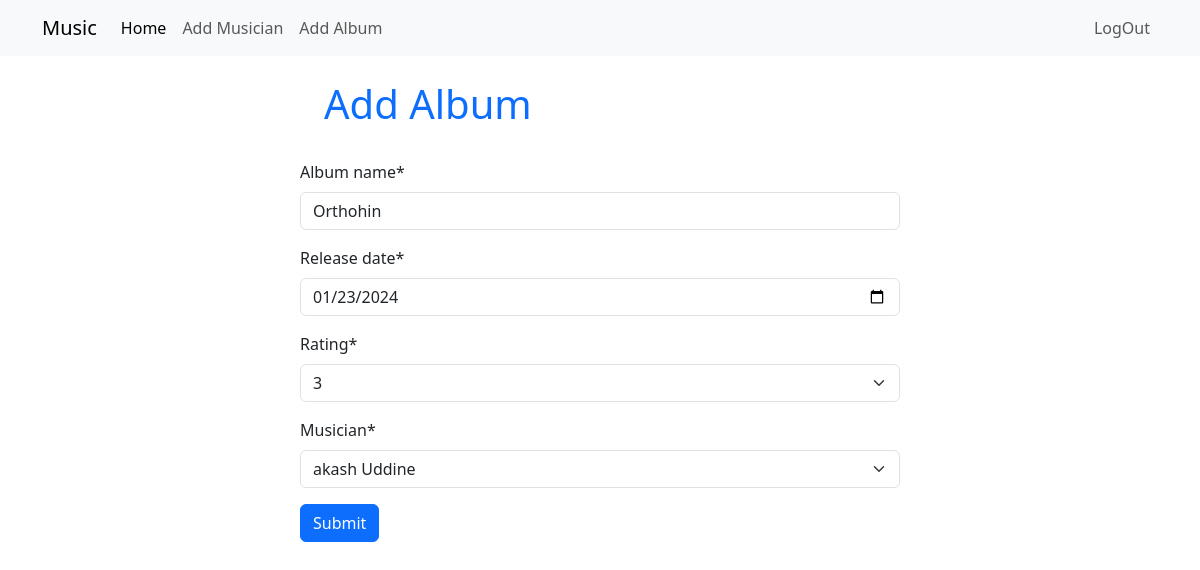
/edit_album/1 (signed in), run on the app's committed database.
### album/models.py (models this page shows, shortened)
class Album_Model(models.Model):
    CHOICE={
        '1':'1',
        '2':'2',
        '3':'3',
        '4':'4',
        '5':'5',
    }
    album_name = models.CharField(max_length=100)
    release_date = models.DateField()
    rating=models.CharField(max_length=5, choices=CHOICE)
    musician = models.ForeignKey(Musicians_Model, on_delete=models.CASCADE)

### album/views.py (the view)
# urls.py: path('edit_album/<int:id>', views.Edit_Album.as_view(),name='edit_album'),
@method_decorator(login_required,name='dispatch')
class Edit_Album(UpdateView):
    model= Album_Model
    form_class = Album
    template_name = 'album.html'
    pk_url_kwarg='id'
    success_url=reverse_lazy('home')

### album/forms.py
class Album(forms.ModelForm):
    class Meta:
        model = models.Album_Model
        fields='__all__'
        widgets = {
            'release_date': forms.DateInput(attrs={'type': 'date'}),
        }

### musician/models.py (called while the page is built)
    def __str__(self):
        return f'{self.first_name} {self.last_name}'

### album/templates/album.html (shortened to what this page needs)
{% extends 'base.html' %}
{% load crispy_forms_tags %}
{% block content %}
   <form method="post" style="width: 50%; margin: auto;">
      <h1 class="text-primary p-4">Add Album</h1>
      {{form | crispy}}
      <button type="submit" class="btn btn-primary">Submit</button>
   </form>
{% endblock %}

### data on the page
Album_Model: album_name "Orthohin", release_date "01/23/2024", rating "3", musician "akash Uddine"
